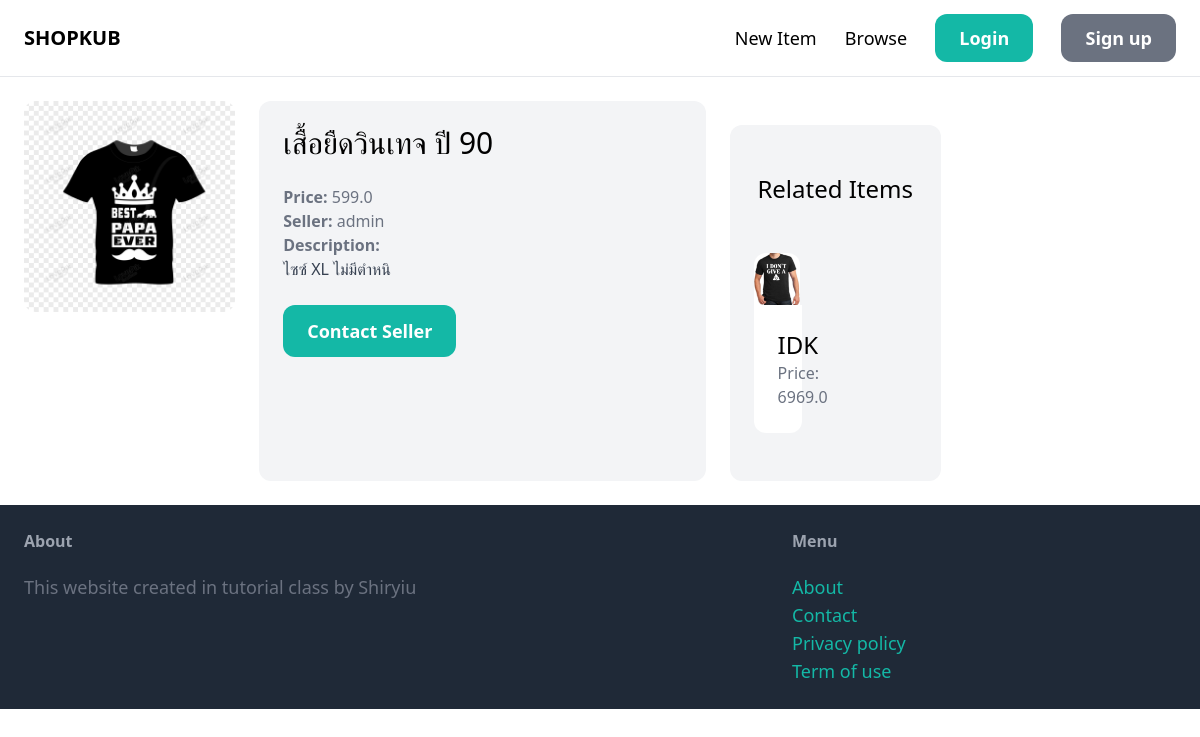
/items/1/, run on an earlier commit of the app's database.
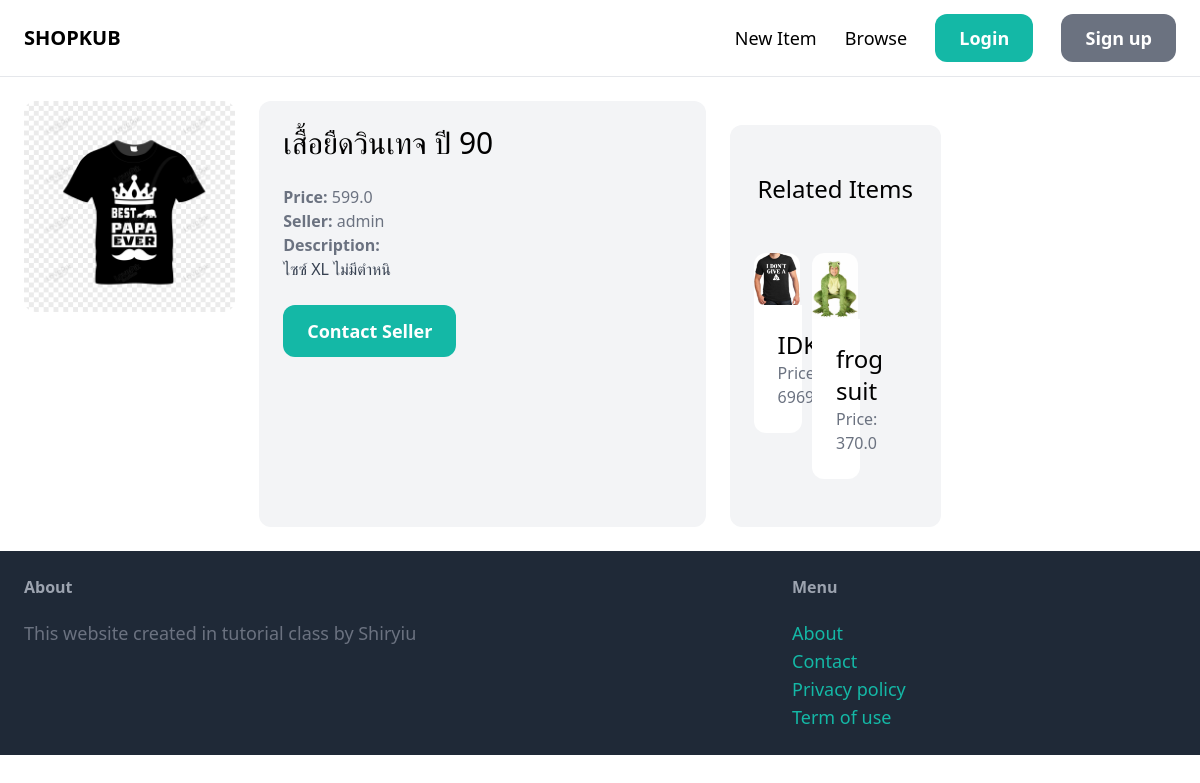
And on a later commit of the database.
### item/models.py (models this page shows, shortened)
class Item(models.Model):
    category = models.ForeignKey(Category, related_name="items", on_delete=models.CASCADE)
    name = models.CharField(max_length=255)
    description = models.TextField(blank=True, null=True)
    price = models.FloatField()
    image = models.ImageField(upload_to="item_images", blank=True, null=True)
    is_sold = models.BooleanField(default=False)
    created_by = models.ForeignKey(User, related_name="items", on_delete=models.CASCADE)
    created_at = models.DateTimeField(auto_now_add=True)

### item/views.py (the view)
# urls.py: path("<int:pk>/", views.detail, name="detail"),
def detail(request, pk):
    item = get_object_or_404(Item, pk=pk)
    related_items = Item.objects.filter(category=item.category, is_sold=False).exclude(pk=pk)[:3]
    return render(request, "item/detail.html", { "item":item, "related_items": related_items })

### item/templates/item/detail.html (shortened to what this page needs)
{% extends 'core/base.html' %}
{% block content %}
<div class="grid grid-cols-5 gap-6">
    <div class="grid-cols-3">
        <img src="{{item.image.url}}" class="rounded-xl">
    </div>
    <div class="col-span-2 p-6 bg-gray-100 rounded-xl">
        <h1 class="mb-6 text-3xl">{{item.name}}</h1>
        <p class="text-gray-500"><strong>Price: </strong>{{item.price}}</p>
        <p class="text-gray-500"><strong>Seller: </strong>{{item.created_by.username}}</p>
        {% if item.description %}
        <p class="text-gray-700">
            <strong class="text-gray-500">Description: </strong><br>
            {{item.description}}
        </p>
        {% endif %}
        <a href="#" class="inline-block mt-6 px-6 py-3 text-lg font-semibold bg-teal-500 text-white rounded-xl hover:bg-teal-700">
            Contact Seller
        </a>
    </div>
    <div class="mt-6 px-6 py-12 bg-gray-100 rounded-xl">
        <h2 class="mb-12 text-2xl text-center">Related Items</h2>
        <div class="grid grid-cols-3 gap-3">
            {% for item in related_items %}
            <a href="{% url 'item:detail' item.id %}">
                <div>
                    <img src="{{item.image.url}}" class="rounded-t-xl">
                </div>
                <div class="p-6 bg-white rounded-b-xl">
                    <h2 class="text-2xl"> {{item.name}} </h2>
                    <p class="text-gray-500"> Price: {{item.price}} </p>
                </div>
            </a>
            {% endfor %}
        </div>
    </div>
</div>
{% endblock %}

What changed in the data, as far as the page shows it:
added Item: image (picture), name "frog suit", price "370.0"
